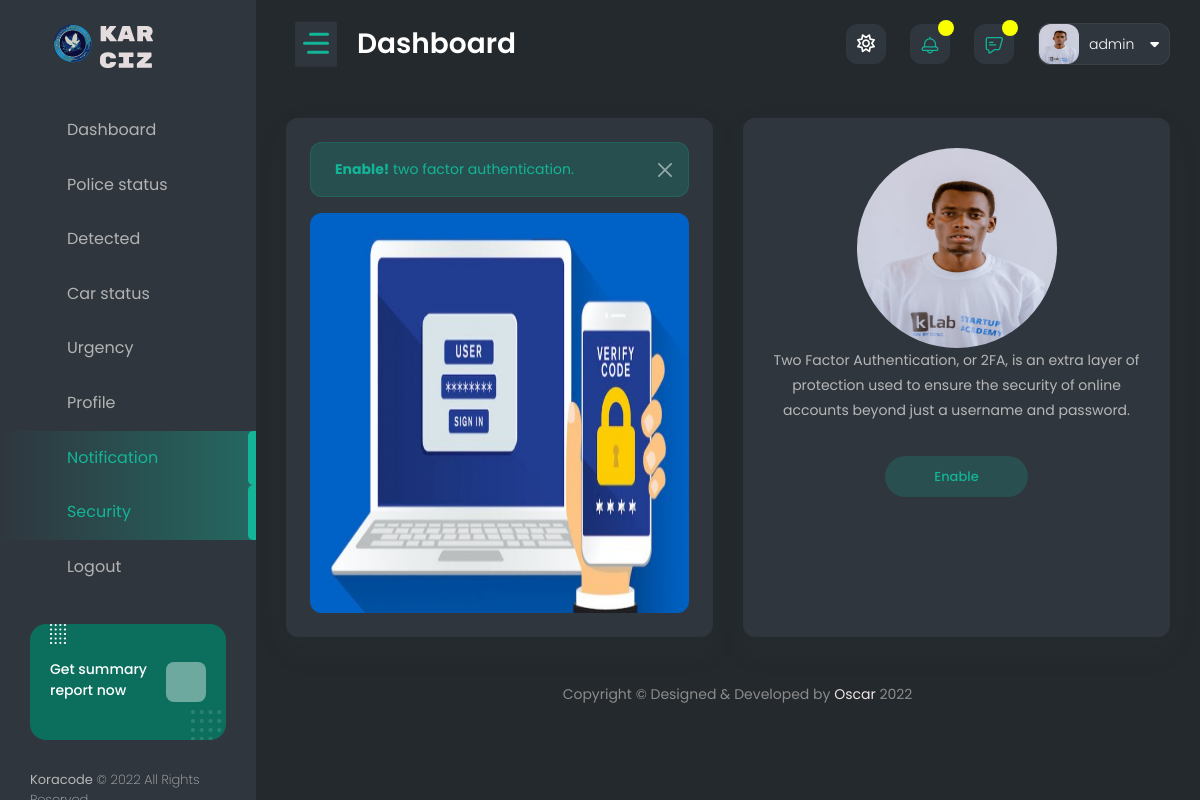
The app's page /enable_two_f/ (signed in) with its own data.
### authentication/models.py (models this page shows, shortened)
class Profile(models.Model):
    user = models.OneToOneField(User, on_delete=models.CASCADE)
    user_image = models.ImageField(upload_to='images/', default='profile.png', )
    date_of_birth = models.DateField(max_length=250, blank=True, null=True)
    id_number = models.PositiveIntegerField(blank=True, null=True)
    email = models.EmailField(blank=True, null=True)
    rank = models.CharField(max_length=50, blank=True, null=True)
    residence = models.CharField(max_length=50, blank=True, null=True)

class User(AbstractBaseUser):
    name = models.CharField(max_length=255, null=False)
    phone_number = PhoneNumberField(unique=True)
    is_verified = models.BooleanField(default=False)
    is_verified_police = models.BooleanField(default=False)
    is_two_f_enable = models.BooleanField(default=False)
    is_active = models.BooleanField(default=True)
    staff = models.BooleanField(default=False)
    admin = models.BooleanField(default=False)
    USERNAME_FIELD = 'phone_number'
    REQUIRED_FIELDS = ['name']
    objects = UserManager()

### authentication/decorators.py (the view)
    def wrapper_func(request, *args, **kwargs):
        if request.user.is_authenticated and not request.user.is_verified_police:
            return redirect('unverified_police')
        else:
            return view_func(request, *args, **kwargs)

### authentication/context_processors.py (called while the page is built)
def extras(request):
    user = request.user
    if user.is_authenticated:
        police_req = Police_request.objects.filter(police=user).first()
        profile_police = get_object_or_404(Profile, user=user)
        user_small = user.name
        user_small = user_small.split(' ')
        user_small = user_small[0][:2].upper()
        police_req = police_req
    else:
        profile_police = None
        user_small = None
        police_req = None
    return {
        'profile': profile_police,
        'user': user,
        'user_small': user_small,
        'police_req': police_req
    }

def message_review(request):
    try:
        user = request.user
        message_all = Send_message.objects.filter(police_user=user)[:10]
        user_small = user.name
        user_small = user_small.split(' ')
        user_small = user_small[0][:2].upper()
    except:
        message_all = []
    return {
        'message_all': message_all,
        'user_small': user_small
    }

### authentication/views.py (called while the page is built)
@login_required(login_url='login')
@unauthenticated_user
def enable_two_f(request):
    return render(request, 'dashboard/enable_two_f.html')

### authentication/templates/dashboard/enable_two_f.html (shortened to what this page needs)
{% extends 'base.html' %}
{% load static %}
{% block content %}
    <div class="content-body">
        <div class="container-fluid">
            <div class="row">
                <div class="col-xl-6">
                        <div class="card">
                            <div class="card-body p-4">
                                <div class="bootstrap-carousel">
                                    <div class="alert alert-primary alert-dismissible fade show">
                                        <button type="button" class="btn-close" data-bs-dismiss="alert" aria-label="btn-close">
                                        </button>
                                        <strong>Enable!</strong> two factor authentication.
                                    </div>
                                    <div class="carousel slide" data-bs-ride="carousel">
                                        <div class="carousel-inner">
                                            <div class="carousel-item active">
                                                <img class="d-block w-100" src="{% static 'dashboard/images/two_factor/twof.jpg' %}" alt="First slide" style="height: 400px; width: 380px; border-radius: 3%">
                                            </div>
                                        </div>
                                    </div>
                                </div>
                            </div>
                        </div>
                    </div>
                <div class="col-xl-6 col-lg-6 col-sm-6">
						<div class="card overflow-hidden">
                            <div class="card-body">
                                <div class="text-center">
                                    <div class="profile-photo">
										<img src="{{ profile.user_image.url }}" style="height: 200px; width: 200px;" class="img-fluid rounded-circle" alt="">
									</div>
                                    <p class="text-muted">Two Factor Authentication, or 2FA, is an extra layer of protection used to ensure the security of online accounts beyond just a username and password.</p>
                                    {% if user.is_two_f_enable %}
                                    <a class="btn light btn-danger btn-rounded mt-3 px-5" href="{% url 'enable_tf_functionality' %}">Disable</a>
                                    {% else %}
                                        <a class="btn light btn-primary btn-rounded mt-3 px-5" href="{% url 'enable_tf_functionality' %}">Enable</a>
                                    {% endif %}
                                </div>
                            </div>
                        </div>
					</div>
            </div>
        </div>
    </div>
{% endblock %}

### templates/base.html (shortened to what this page needs)
<!DOCTYPE html>
<html lang="en">
<head>
    {% load static %}
	<link href="{% static 'dashboard/vendor/owl-carousel/owl.carousel.css' %}" rel="stylesheet">
    <link href="{% static 'dashboard/vendor/bootstrap-select/dist/css/bootstrap-select.min.css' %}" rel="stylesheet">
    <link href="{% static 'dashboard/css/style.css' %}" rel="stylesheet">
	<link href="{% static 'dashboard/cdn.lineicons.com/2.0/LineIcons.css' %}" rel="stylesheet">
</head>
<body>
    <div id="main-wrapper">
        <div class="nav-header">
            <a href="" class="brand-logo">
                <img class="logo-abbr" src="{% static 'home/images/policelogo.svg' %}" alt="" style="height: 120px; width: 120px; ">
                <img class="brand-title" src="{% static 'dashboard/images/logo-text-white.png' %}" alt="">
            </a>
            <div class="nav-control">
                <div class="hamburger">
                    <span class="line"></span><span class="line"></span><span class="line"></span>
                </div>
            </div>
        </div>
        <div class="header">
            <div class="header-content">
                <nav class="navbar navbar-expand">
                    <div class="collapse navbar-collapse justify-content-between">
                        <div class="header-left">
                            <div class="dashboard_bar">
                                Dashboard
                            </div>
                        </div>
                        <ul class="navbar-nav header-right">
							<li class="nav-item dropdown notification_dropdown">
                                <a class="nav-link bell dz-theme-mode active" href="javascript:void(0);">
									<i id="icon-light" class="far fa-sun"></i>
                                </a>
							</li>
                            <li class="nav-item dropdown notification_dropdown">
                                <a class="nav-link  ai-icon" href="javascript:;" role="button" data-bs-toggle="dropdown">
									<div class="pulse-css"></div>
                                </a>
                            </li>
                            <li class="nav-item dropdown notification_dropdown">
                                <a class="nav-link bell bell-link" href="javascript:;">
									<div class="pulse-css"></div>
                                </a>
							</li>
                            <li class="nav-item dropdown header-profile">
                                <a class="nav-link" href="" role="button" data-bs-toggle="dropdown">
                                    <img src="{{ profile.user_image.url }}" width="20" alt=""/>
									<div class="header-info">
										<span>{{ user.name }}<i class="fa fa-caret-down ms-3" aria-hidden="true"></i></span>
									</div>
                                </a>
                            </li>
                        </ul>
                    </div>
                </nav>
            </div>
        </div>
        <div class="deznav">
            <div class="deznav-scroll">
				<ul class="metismenu" id="menu">
                    <li><a class="ai-icon" href="{% url 'dashboard' %}" aria-expanded="false">
							<i class="flaticon-layout"></i>
							<span class="nav-text">Dashboard</span>
						</a>
                    </li>
                    <li><a class="ai-icon" href="{% url 'police_profile' %}" aria-expanded="false">
						<i class="flaticon-monitor"></i>
							<span class="nav-text">Police status</span>
						</a>
                    </li>
                    <li><a class="ai-icon" href="{% url 'all_car_detection' %}" aria-expanded="false">
							<i class="flaticon-bar-chart-1"></i>
							<span class="nav-text">Detected</span>
						</a>
                    <li><a class="ai-icon" href="{% url 'charged_car_detected' %}" aria-expanded="false">
							<i class="flaticon-bar-chart-1"></i>
							<span class="nav-text">Car status</span>
						</a>
                    </li>
                    <li><a class="ai-icon" href="{% url 'urgence_car' %}" aria-expanded="false">
							<i class="flaticon-web"></i>
							<span class="nav-text">Urgency</span>
						</a>
                    </li>
                    <li><a class="ai-icon" href="{% url 'police_profile' %}" aria-expanded="false">
							<i class="flaticon-plugin"></i>
							<span class="nav-text">Profile</span>
						</a>
                    </li>
                    <li><a href="" class="ai-icon" aria-expanded="false">
							<i class="flaticon-admin"></i>
							<span class="nav-text">Notification</span>
						</a>
					</li>
                    <li><a class="ai-icon" href="{% url 'enable_two_f' %}" aria-expanded="false">
							<i class="flaticon-contract"></i>
							<span class="nav-text">Security</span>
						</a>
                    </li>
                    <li><a class="ai-icon" href="{% url 'logout' %}" aria-expanded="false">
							<i class="flaticon-table"></i>
							<span class="nav-text">Logout</span>
						</a>
                    </li>
                </ul>
				<div class="plus-box">
					<p class="fs-15 font-w500 mb-1">Get summary report now</p>
					<a class="text-white fs-26" href="javascript:;"><i class="las la-long-arrow-alt-right"></i></a>
				</div>
				<div class="copyright">
					<p class="fs-13 font-w200"><strong class="font-w400">Koracode</strong> © 2022 All Rights Reserved</p>
				</div>
			</div>
        </div>
        {% block content %}
        {% endblock %}
        <div class="footer">
            <div class="copyright">
                <p>Copyright © Designed &amp; Developed by <a href="https://www.facebook.com/koracode/" target="_blank">Oscar</a> 2022</p>
            </div>
        </div>
    </div>
</body>
</html>

### records on screen
Profile: user_image (picture)
User: name "admin"
